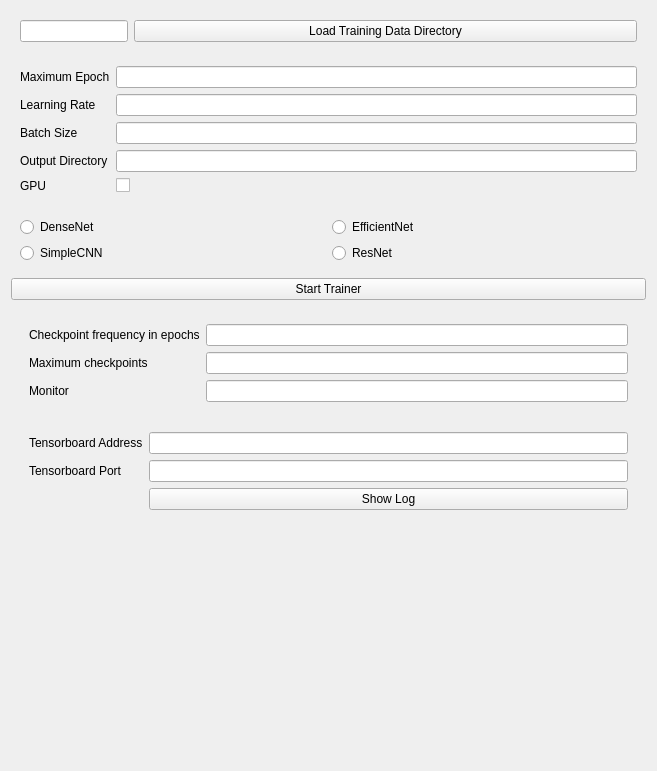
<?xml version="1.0" encoding="UTF-8"?>
<ui version="4.0">
 <class>GeomCNN</class>
 <widget class="qMRMLWidget" name="GeomCNN">
  <property name="geometry">
   <rect>
    <x>0</x>
    <y>0</y>
    <width>657</width>
    <height>771</height>
   </rect>
  </property>
  <property name="windowTitle">
   <string>GeomCNN</string>
  </property>
  <layout class="QVBoxLayout" name="UserInputPane">
   <item>
    <widget class="ctkCollapsibleButton" name="inputsCollapsibleButton" native="true">
     <property name="text" stdset="0">
      <string>Input Directory</string>
     </property>
     <layout class="QFormLayout" name="InputDirPane">
      <item row="0" column="0">
       <widget class="QLineEdit" name="TrainDirLineEdit"/>
      </item>
      <item row="0" column="1">
       <widget class="QPushButton" name="TrainDirPushButton">
        <property name="text">
         <string>Load Training Data Directory</string>
        </property>
       </widget>
      </item>
     </layout>
    </widget>
   </item>
   <item>
    <widget class="ctkCollapsibleButton" name="trainingCollapsibleButton" native="true">
     <property name="text" stdset="0">
      <string>Training Hyperparameters</string>
     </property>
     <layout class="QFormLayout" name="TrainingDirPane">
      <item row="0" column="0">
       <widget class="QLabel" name="maxEpochLabel">
        <property name="text">
         <string>Maximum Epoch</string>
        </property>
       </widget>
      </item>
      <item row="0" column="1">
       <widget class="QLineEdit" name="maxEpochLineEdit"/>
      </item>
      <item row="1" column="0">
       <widget class="QLabel" name="learningRateLabel">
        <property name="text">
         <string>Learning Rate</string>
        </property>
       </widget>
      </item>
      <item row="1" column="1">
       <widget class="QLineEdit" name="learningRateLineEdit"/>
      </item>
      <item row="2" column="0">
       <widget class="QLabel" name="batchSizeLabel">
        <property name="text">
         <string>Batch Size</string>
        </property>
       </widget>
      </item>
      <item row="2" column="1">
       <widget class="QLineEdit" name="batchSizeLineEdit"/>
      </item>
      <item row="4" column="0">
       <widget class="QLabel" name="gPULabel">
        <property name="text">
         <string>GPU</string>
        </property>
       </widget>
      </item>
      <item row="4" column="1">
       <widget class="QCheckBox" name="gPUCheckBox"/>
      </item>
      <item row="3" column="1">
       <widget class="QLineEdit" name="writeDirLineEdit"/>
      </item>
      <item row="3" column="0">
       <widget class="QLabel" name="writeDirLabel">
        <property name="text">
         <string>Output Directory</string>
        </property>
       </widget>
      </item>
     </layout>
    </widget>
   </item>
   <item>
    <widget class="ctkCollapsibleButton" name="modelCollapsibleButton" native="true">
     <property name="text" stdset="0">
      <string>Model Selection</string>
     </property>
     <layout class="QGridLayout" name="modelParams">
      <item row="0" column="0">
       <widget class="QRadioButton" name="DenseNetRadio">
        <property name="text">
         <string>DenseNet</string>
        </property>
       </widget>
      </item>
      <item row="0" column="1">
       <widget class="QRadioButton" name="EfficientNetRadio">
        <property name="text">
         <string>EfficientNet</string>
        </property>
       </widget>
      </item>
      <item row="1" column="0">
       <widget class="QRadioButton" name="SimpleCNNRadio">
        <property name="text">
         <string>SimpleCNN</string>
        </property>
       </widget>
      </item>
      <item row="1" column="1">
       <widget class="QRadioButton" name="ResNetRadio">
        <property name="text">
         <string>ResNet</string>
        </property>
       </widget>
      </item>
     </layout>
    </widget>
   </item>
   <item>
    <layout class="QHBoxLayout" name="horizontalLayout">
     <item>
      <widget class="QPushButton" name="StartTrain">
       <property name="text">
        <string>Start Trainer</string>
       </property>
      </widget>
     </item>
    </layout>
   </item>
   <item>
    <widget class="ctkCollapsibleButton" name="modelCollapsibleButton" native="true">
     <property name="text" stdset="0">
      <string>Advanced Options</string>
     </property>
     <layout class="QVBoxLayout" name="AdvancedOptions">
      <item>
       <widget class="ctkCollapsibleButton" name="AdvanceCheckpointCollapsibleButton" native="true">
        <property name="text" stdset="0">
         <string>Checkpointing</string>
        </property>
        <layout class="QFormLayout" name="formLayout">
         <item row="0" column="0">
          <widget class="QLabel" name="every_n_epoch">
           <property name="text">
            <string>Checkpoint frequency in epochs</string>
           </property>
          </widget>
         </item>
         <item row="0" column="1">
          <widget class="QLineEdit" name="nEpoch"/>
         </item>
         <item row="2" column="0">
          <widget class="QLabel" name="monitorLabel">
           <property name="text">
            <string>Monitor</string>
           </property>
          </widget>
         </item>
         <item row="2" column="1">
          <widget class="QLineEdit" name="monitorLineEdit"/>
         </item>
         <item row="1" column="0">
          <widget class="QLabel" name="maxCpLabel">
           <property name="text">
            <string>Maximum checkpoints</string>
           </property>
          </widget>
         </item>
         <item row="1" column="1">
          <widget class="QLineEdit" name="maxCpLineEdit"/>
         </item>
        </layout>
       </widget>
      </item>
      <item>
       <widget class="ctkCollapsibleButton" name="AdvanceTrainingCollapsibleButton" native="true">
        <property name="text" stdset="0">
         <string>Training</string>
        </property>
       </widget>
      </item>
      <item>
       <widget class="ctkCollapsibleButton" name="AdvanceModelCollapsibleButton" native="true">
        <property name="text" stdset="0">
         <string>Logging</string>
        </property>
        <layout class="QFormLayout" name="LogPane">
         <item row="0" column="0">
          <widget class="QLabel" name="AddressLabel">
           <property name="text">
            <string>Tensorboard Address</string>
           </property>
          </widget>
         </item>
         <item row="0" column="1">
          <widget class="QLineEdit" name="tbAddressLineEdit"/>
         </item>
         <item row="1" column="0">
          <widget class="QLabel" name="portLabel">
           <property name="text">
            <string>Tensorboard Port</string>
           </property>
          </widget>
         </item>
         <item row="1" column="1">
          <widget class="QLineEdit" name="tbPortLineEdit"/>
         </item>
         <item row="2" column="1">
          <layout class="QHBoxLayout" name="logButtons">
           <item>
            <widget class="QPushButton" name="showLogPushButton">
             <property name="text">
              <string>Show Log</string>
             </property>
            </widget>
           </item>
          </layout>
         </item>
        </layout>
       </widget>
      </item>
     </layout>
    </widget>
   </item>
   <item>
    <spacer name="verticalSpacer">
     <property name="orientation">
      <enum>Qt::Vertical</enum>
     </property>
     <property name="sizeHint" stdset="0">
      <size>
       <width>20</width>
       <height>40</height>
      </size>
     </property>
    </spacer>
   </item>
  </layout>
 </widget>
 <customwidgets>
  <customwidget>
   <class>ctkCollapsibleButton</class>
   <extends>QWidget</extends>
   <header>ctkCollapsibleButton.h</header>
   <container>1</container>
  </customwidget>
  <customwidget>
   <class>qMRMLWidget</class>
   <extends>QWidget</extends>
   <header>qMRMLWidget.h</header>
   <container>1</container>
  </customwidget>
 </customwidgets>
 <resources/>
 <connections/>
</ui>
